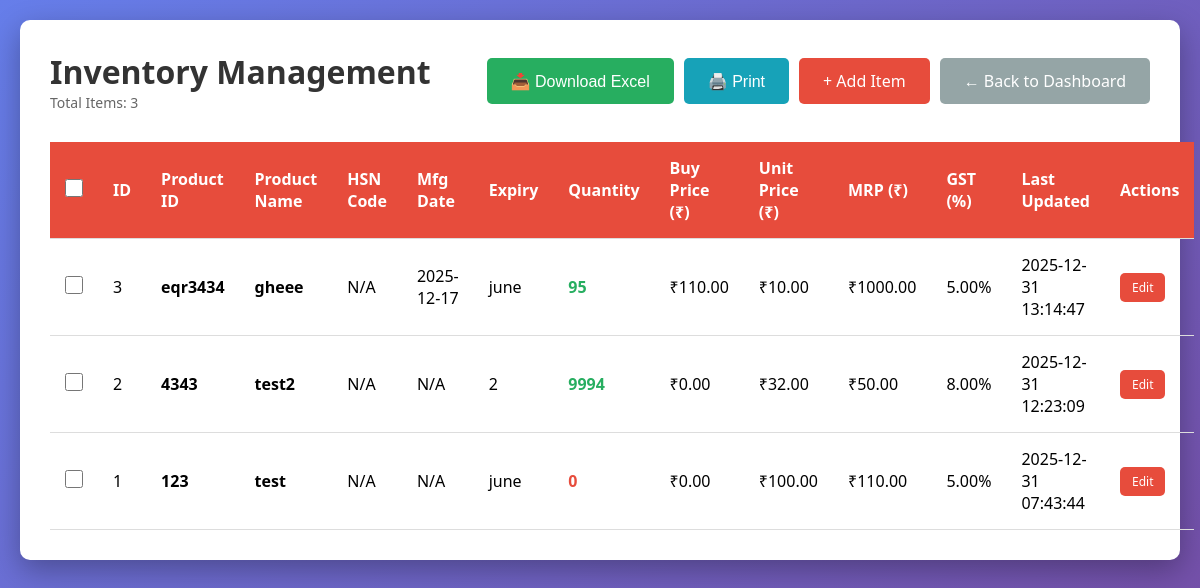
The app's page /inventory/, older data.
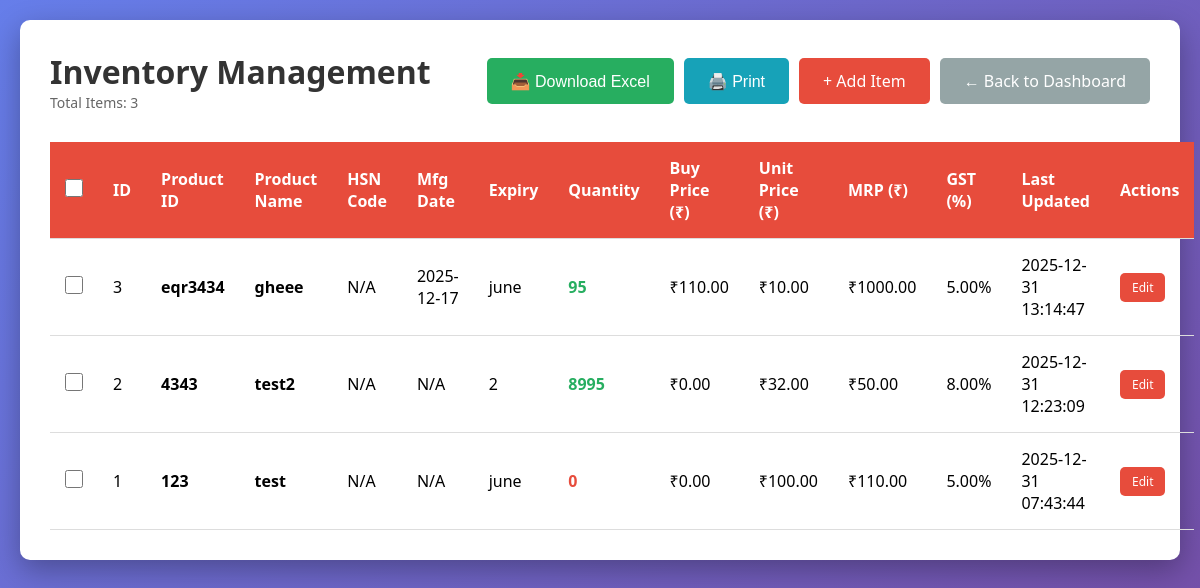
The same page, newer data.
### tables this page shows
CREATE TABLE inventory (
        id INTEGER PRIMARY KEY AUTOINCREMENT,
        product_id TEXT UNIQUE NOT NULL,
        product_name TEXT NOT NULL,
        hsn_code TEXT,
        manufacture_date DATE,
        expiry_month TEXT NOT NULL,
        quantity INTEGER NOT NULL DEFAULT 0,
        unit_price REAL NOT NULL DEFAULT 0.0,
        mrp REAL NOT NULL DEFAULT 0.0,
        gst_percentage REAL NOT NULL DEFAULT 0.0,
        created_at TIMESTAMP DEFAULT CURRENT_TIMESTAMP,
        updated_at TIMESTAMP DEFAULT CURRENT_TIMESTAMP
    , buy_price REAL NOT NULL DEFAULT 0.0);

### routes/inventory.py (the view)
@inventory_bp.route('/')
def index():
    conn = get_db_connection()
    items = conn.execute('SELECT * FROM inventory ORDER BY created_at DESC').fetchall()
    conn.close()
    return render_template('inventory/index.html', items=items)

### database.py (called while the page is built)
def get_db_connection():
    conn = sqlite3.connect(DATABASE)
    conn.row_factory = sqlite3.Row
    return conn

### templates/inventory/index.html (shortened to what the changed rows need)
<!DOCTYPE html>
<html lang="en">
<head>
</head>
<body>
    <div class="container">
        <div class="header">
            <div>
                <h1>Inventory Management</h1>
            </div>
        </div>
        {% if items %}
            <form id="deleteForm" method="POST" action="{{ url_for('inventory.delete_multiple') }}">
                <table>
                    <thead>
                        <tr>
                            <th class="checkbox-cell no-print">
                                <input type="checkbox" id="selectAll" onchange="toggleSelectAll(this)">
                            </th>
                            <th>ID</th>
                            <th>Product ID</th>
                            <th>Product Name</th>
                            <th>HSN Code</th>
                            <th>Mfg Date</th>
                            <th>Expiry</th>
                            <th>Quantity</th>
                            <th>Buy Price (₹)</th>
                            <th>Unit Price (₹)</th>
                            <th>MRP (₹)</th>
                            <th>GST (%)</th>
                            <th>Last Updated</th>
                            <th class="no-print">Actions</th>
                        </tr>
                    </thead>
                    <tbody>
                        {% for item in items %}
                        <tr>
                            <td class="checkbox-cell no-print">
                                <input type="checkbox" name="item_ids[]" value="{{ item['id'] }}" class="item-checkbox" onchange="updateSelection()">
                            </td>
                            <td>{{ item['id'] }}</td>
                            <td><strong>{{ item['product_id'] }}</strong></td>
                            <td><strong>{{ item['product_name'] }}</strong></td>
                            <td>{{ item['hsn_code'] or 'N/A' }}</td>
                            <td>{{ item['manufacture_date'] or 'N/A' }}</td>
                            <td>
                                {% if item['expiry_month'] %}
                                    {% set parts = item['expiry_month'].split('-') %}
                                    {% if parts|length == 2 %}
                                        {{ parts[1] }}/{{ parts[0] }}
                                    {% else %}
                                        {{ item['expiry_month'] }}
                                    {% endif %}
                                {% else %}
                                    N/A
                                {% endif %}
                            </td>
                            <td>
                                <span class="{% if item['quantity'] < 10 %}low-stock{% else %}in-stock{% endif %}">
                                    {{ item['quantity'] }}
                                </span>
                            </td>
                            <td>₹{{ "%.2f"|format(item['buy_price']) }}</td>
                            <td>₹{{ "%.2f"|format(item['unit_price']) }}</td>
                            <td>₹{{ "%.2f"|format(item['mrp']) }}</td>
                            <td>{{ "%.2f"|format(item['gst_percentage']) }}%</td>
                            <td>{{ item['updated_at'] }}</td>
                            <td class="no-print">
                                <a href="{{ url_for('inventory.update', id=item['id']) }}"
                                   class="btn btn-primary" style="padding: 6px 12px; font-size: 12px;">Edit</a>
                            </td>
                        </tr>
                        {% endfor %}
                    </tbody>
                </table>
            </form>
        {% else %}
            <div class="no-data">
                <p>No inventory items found. Click "Add Item" to get started!</p>
            </div>
        {% endif %}
    </div>
</body>
</html>

Row changes from the older to the newer data that the page shows:
changed inventory "test2": quantity "9994" → "8995"
